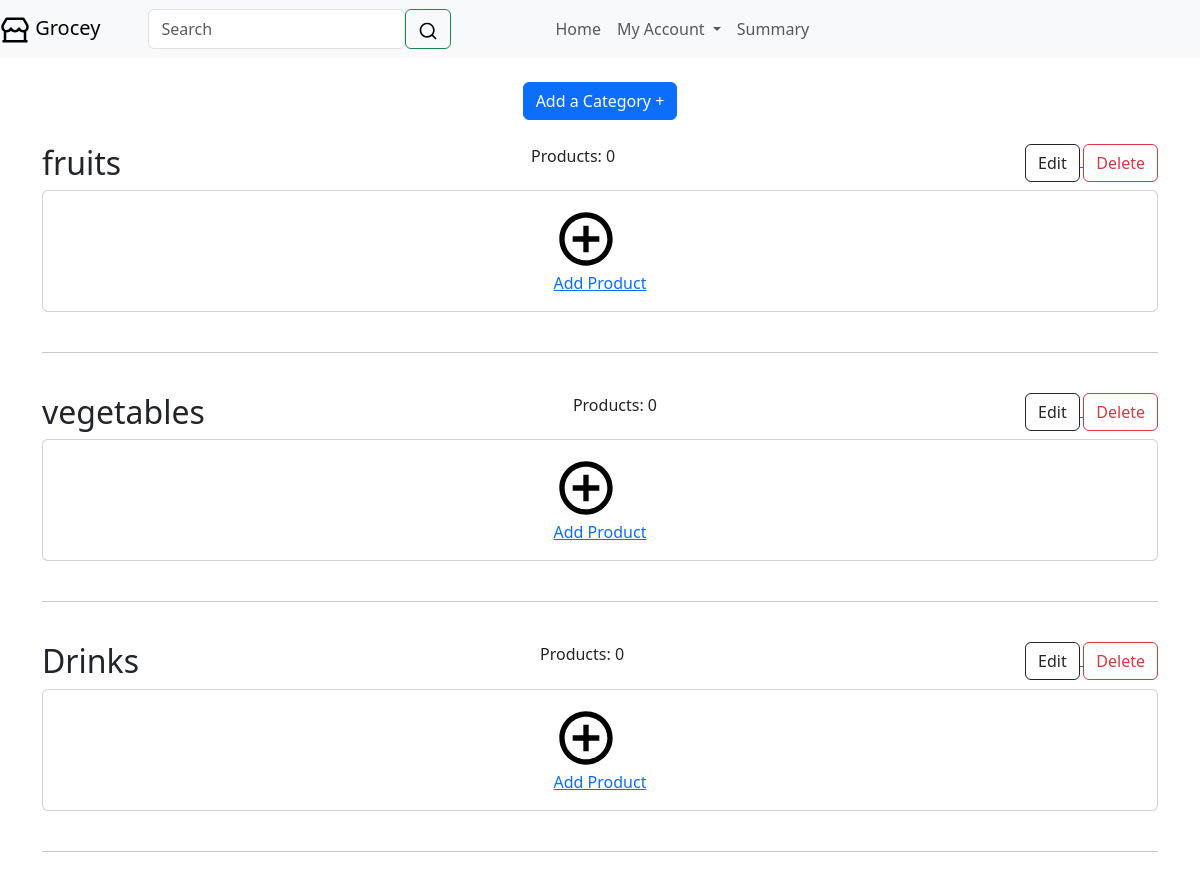
Page /seller (signed in) on the earlier database version.
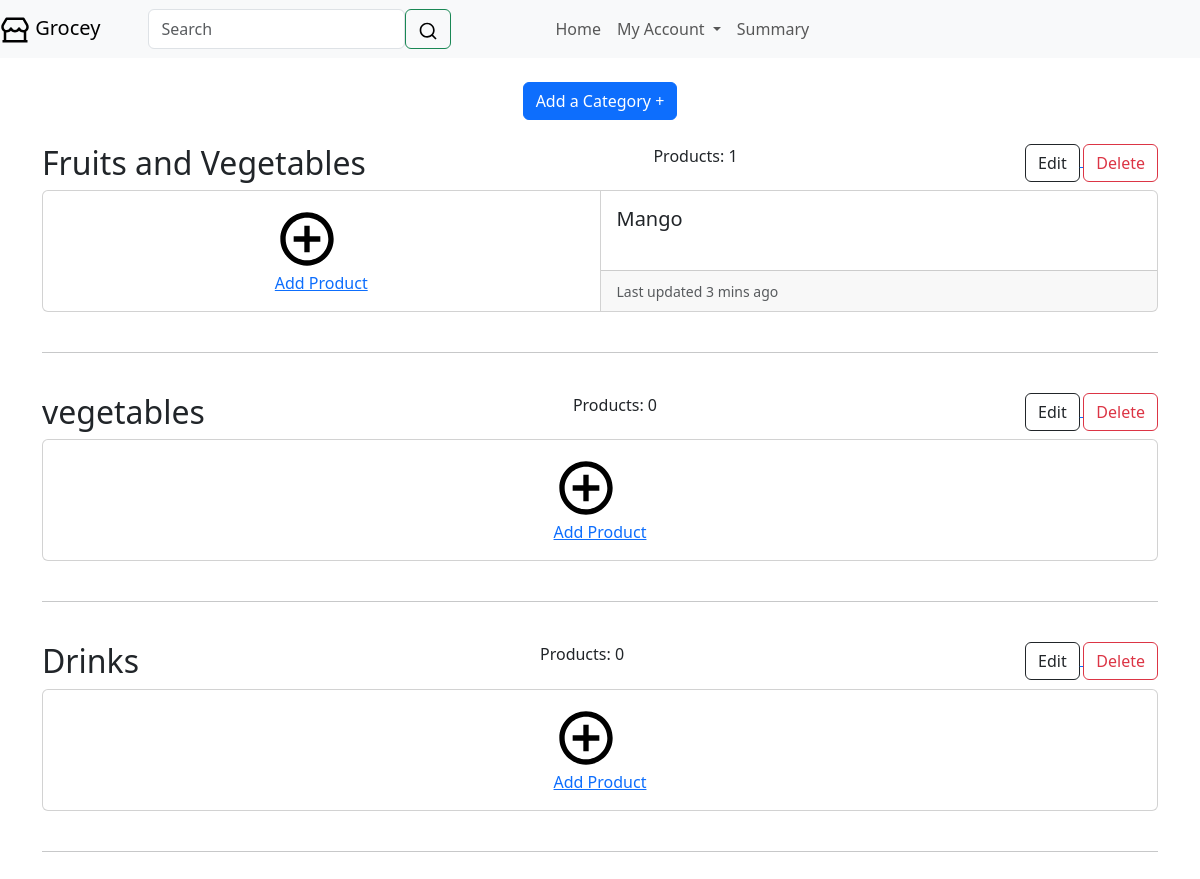
Same page on the later database version.
### website/web_models.py (models this page shows)
class Category(db.Model):
    id = db.Column(db.Integer, primary_key=True)
    name = db.Column(db.String(30), nullable=False)
    seller_id = db.Column(db.Integer, db.ForeignKey('user.id'), nullable=False)
    products = db.relationship('Product')
    orders = db.relationship('Order')

class Product(db.Model):
    id = db.Column(db.Integer, primary_key=True)
    name = db.Column(db.String(30), nullable=False)
    unit = db.Column(db.String(30))
    price = db.Column(db.Float, nullable=False)
    quantity = db.Column(db.Integer, nullable=False, default=0)
    listing_time = db.Column(db.DateTime, nullable=False, default=func.now())
    category_id = db.Column(db.Integer, db.ForeignKey('category.id'), nullable=False)
    orders = db.relationship('Order', backref='product', passive_deletes=True)

### website/web_views.py (the view)
@views.route('/seller')
@login_required
def sell():
    if current_user.is_seller:
        new_category_id = db.session.query(db.func.max(Category.id)).scalar()
        new_category_id = 1 if not new_category_id else new_category_id + 1
        categories = User.query.filter_by(id=current_user.id).first().categories
        new_prod_id = db.session.query(db.func.max(Product.id)).scalar()
        new_prod_id = 1 if not new_prod_id else new_prod_id + 1
        return render_template("seller_home.html",
                               app_name=app_name,
                               new_category_id=new_category_id,
                               categories=categories,
                               new_product_id=new_prod_id)
    flash("You are not a seller!", category='error')
    return redirect(url_for("web_views.home"))

### website/__init__.py (called while the page is built)
def create_app():
    app = Flask(__name__)
    app.debug = True
    app.config['SECRET_KEY'] = "It's created by Vivek"
    app.config['SQLALCHEMY_DATABASE_URI'] = f'sqlite:///{DB_NAME}'
    db.init_app(app)
    from .web_models import User
    from .web_models import Category
    from .web_models import Product
    from .web_models import Order
    from .web_views import views
    from .web_auth import auth
    login_manager = LoginManager()
    login_manager.login_view = 'web_views.home'
    login_manager.init_app(app)
    @login_manager.user_loader
    def load_user(id):
        return User.query.get(int(id))
    app.register_blueprint(views)
    app.register_blueprint(auth)
    with app.app_context():
        db.create_all()
    return app

### website/templates/seller_home.html (shortened to what this page needs)
{% extends "web_base.html" %}
{% block content %}
<br>
<div align="center">
    <a href="/seller/category/{{ new_category_id }}">
        <button class="btn btn-primary">
            Add a Category &#43;
        </button>
    </a>
    </div>
<br>
    {% for cat in categories %}
        <li class="list-group-item d-flex justify-content-between">
            <h2>{{ cat.name }} </h2>
            <p>Products: {{ cat.products|length }}</p>
            <small>
                <a href="/seller/category/{{ cat.id }}">
                    <button class="btn btn-outline-dark">Edit</button>
                </a>
                <a href="">
                   <button class="btn btn-outline-danger">Delete</button>
                </a>
            </small>
        </li>
        <div class="card-group card-group-scroll">
            <div class="card align-middle" style="width: 1rem;">
                <div class="card-body align-self-center">
                    <a href="/seller/{{ cat.id }}/product/{{ new_product_id }}">
                        <div class="footer">
                            Add Product
                        </div>
                    </a>
                </div>
            </div>
            {% for prod in cat.products %}
            <div class="card">
                <div class="card-body">
                    <h5 class="card-title">{{ prod.name }}</h5>
                </div>
                <div class="card-footer">
                    <small class="text-muted">Last updated 3 mins ago</small>
                </div>
            </div>
            {% endfor %}
        </div>
        <br>
        <hr>
        <br>
    {% endfor %}
{% endblock %}

### website/templates/web_base.html (shortened to what this page needs)
<!doctype html>
<html lang="en">
    <head>
        <link href="https://cdn.jsdelivr.net/npm/bootstrap@5.3.0/dist/css/bootstrap.min.css" rel="stylesheet">
    </head>
    <body>
        <header class="navbar navbar-expand-sm navbar-light bg-light">
            <a href="/" class="nav-item nav-link navbar-brand me-auto">
                {{ app_name }}</a>
            <div class="collapse navbar-collapse" id="navbar">
                <div class="navbar-nav">
                    <form class="navbar-nav mx-5" action="{{ url_for('web_views.home') }}" method="POST" >
                        <input class="form-control" required name="searched" type="search" placeholder="Search" aria-label="Search">
                        <button class="btn btn-outline-success" type="submit"></button>
                    </form>
                    <ul class="navbar-nav ms-5">
                        <li class="nav-item">
                            <a href="/" class="nav-link">Home</a>
                        </li>
                        {% if current_user.is_authenticated %}
                            <li class="nav-item dropdown">
                                <a class="nav-link dropdown-toggle" href="#" id="navbarDarkDropdownMenuLink" data-bs-toggle="dropdown" aria-expanded="false">
                                My Account
                                </a>
                                {% if current_user.is_seller %}
                                    <li class="nav-item">
                                        <a href="/" class="nav-link">Summary</a>
                                    </li>
                                {% endif %}
                            </li>
                        {% endif %}
                    </ul>
                </div>
            </div>
        </header>
        <div class="container">
            {% block content %}
            {% endblock %}
        </div>
    </body>
</html>

Differences in the rows shown:
changed Category: name "fruits" → "Fruits and Vegetables"; products|length "0" → "1"
added Product: name "Mango", shown under Category "Fruits and Vegetables"
